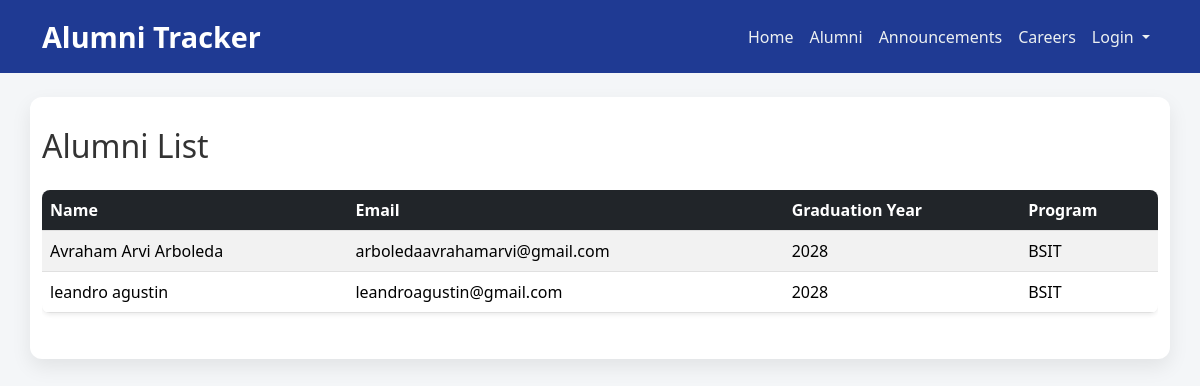
The app's page /alumni with its own data.
### tables this page shows
CREATE TABLE alumni (
    alumni_id INTEGER PRIMARY KEY AUTOINCREMENT,
    first_name TEXT NOT NULL,
    last_name TEXT NOT NULL,
    email TEXT UNIQUE NOT NULL,
    phone TEXT,
    graduation_year INTEGER,
    program_id INTEGER, password TEXT,
    FOREIGN KEY (program_id) REFERENCES programs(program_id)
);

CREATE TABLE programs (
    program_id INTEGER PRIMARY KEY AUTOINCREMENT,
    program_name TEXT NOT NULL
);

### app.py (the view)
@app.route("/alumni")
def alumni():
    alumni_list = get_alumni()
    return render_template("alumni.html", alumni=alumni_list)

### app.py (called while the page is built)
def get_db_connection():
    conn = sqlite3.connect(DB_PATH)
    conn.row_factory = sqlite3.Row
    return conn

def get_alumni():
    conn = get_db_connection()
    alumni = conn.execute("""
        SELECT a.*, p.program_name
        FROM alumni a LEFT JOIN programs p
        ON a.program_id = p.program_id
    """).fetchall()
    conn.close()
    return alumni

### templates/alumni.html (shortened to what this page needs)
{% extends "base.html" %}
{% block content %}
<div class="d-flex justify-content-between align-items-center mb-3">
    <h2>Alumni List</h2>
</div>
<div class="table-responsive">
    <table class="table table-striped table-hover shadow-sm">
      <thead class="table-dark">
        <tr>
          <th>Name</th>
          <th>Email</th>
          <th>Graduation Year</th>
          <th>Program</th>
        </tr>
      </thead>
      <tbody>
        {% for alum in alumni %}
        <tr>
          <td>{{ alum.first_name }} {{ alum.last_name }}</td>
          <td>{{ alum.email }}</td>
          <td>{{ alum.graduation_year or '-' }}</td>
          <td>{{ alum.program_name or '-' }}</td>
        </tr>
        {% endfor %}
      </tbody>
    </table>
</div>
{% endblock %}

### static/css/style.css (style rules this page uses)
body { font-family: 'Segoe UI', Tahoma, Geneva, Verdana, sans-serif; background-color: #f4f6f8; color: #333; margin: 0; padding: 0; }
table { width: 100%; border-collapse: collapse; margin-bottom: 20px; background-color: #ffffff; box-shadow: 0 4px 12px rgba(0,0,0,0.05); border-radius: 8px; overflow: hidden; }
th, td { padding: 12px 15px; text-align: left; border-bottom: 1px solid #e0e0e0; }
th { background-color: #1f3a93; color: #ffffff; font-weight: 600; }
tr:nth-child(even) { background-color: #f9f9f9; }
h1, h2, h3, p { text-align: center; }

### records on screen
alumni: first_name "Avraham Arvi", last_name "Arboleda", email "arboledaavrahamarvi@gmail.com", graduation_year "2028", program_name "BSIT"
alumni: first_name "leandro", last_name "agustin", email "leandroagustin@gmail.com", graduation_year "2028", program_name "BSIT"
